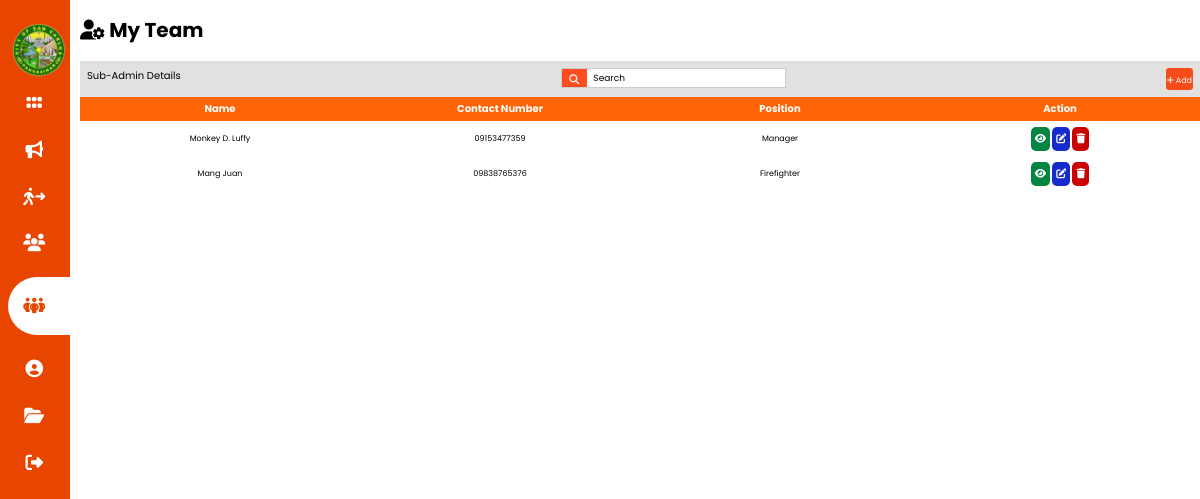
/admin/admin/sub_adminsearch.php (signed in), run on the app's committed database.
### tables this page shows
CREATE TABLE `sub_admin` (
  `id` int(11) NOT NULL,
  `name` varchar(255) NOT NULL,
  `position` varchar(255) NOT NULL,
  `contact` varchar(30) NOT NULL,
  `username` varchar(30) NOT NULL,
  `password` varchar(100) NOT NULL,
  `photo` varchar(150) NOT NULL
);

### admin/admin/sub_adminsearch.php (the view, shortened to what this page needs)
<?php
include_once("connections/session.php");
$search = $_GET['search'];
$sql = "SELECT * FROM sub_admin WHERE name LIKE '%$search%' || position LIKE '%$search%' ORDER BY id ASC";
$admin = $conn->query($sql) or die($conn->error);
$row = $admin->fetch_assoc();
?>
<!DOCTYPE html>
<html lang="en">
<head>
    <link rel="stylesheet" href="css/nav.css">
    <link rel="stylesheet" href="css/tables.css">
</head>
<body>
    <div class="sidebar">
        <div class="side-brand">
        <img src="img/scclogo.png" alt="">
        </div>
        <div class="side-menu">
            <ul>
            <li>
                    <a href="dashboard.php"><i class="fa-solid fa-grip"></i>
                    </a>
                </li>
                <li>
                    <a href="announce.php"><i class="fa-solid fa-bullhorn"></i>
                    </a>
                </li>
                <li>
                    <a href="evacuation.php"><i class="fa-solid fa-person-walking-arrow-right"></i>
                    </a>
                </li>
                <li>
                    <a href="user.php"><i class="fa-solid fa-users"></i>
                    </a>
                </li>
                <li>
                    <a href="sub_admin.php" class="active"><i class="fa-solid fa-people-group"></i>
                    </a>
                </li>
                <li>
                    <a href="admin.php"><i class="fa-solid fa-circle-user"></i>
                    </a>
                </li>
                <li>
                    <a href="report.php"><i class="fa-solid fa-folder-open"></i>
                    </a>
                </li>
                <li>
                    <a href="logout.php"><i class="fa-solid fa-right-from-bracket"></i>
                    </a>
                </li>
            </ul>
        </div>
    </div>
    <div class="main-content">
        <header>
            <div class="header-title">
                <h1>
                <i class="fa-solid fa-user-gear"></i>
                My Team
                </h1>
            </div>
        </header>
        <div class="grid">
            <br>
            <div class="table">
        <div class="header">
            <p>Sub-Admin Details</p>
            <form action="sub_adminsearch.php" method="get">
            <div class="search">
            <button type="submit"><i class="fa-solid fa-magnifying-glass"></i></button>
                <input type="search" name="search" id="search" placeholder="Search">
            </div>
            </form>
            <div class="add">
                <button><a href="sub_adminadd.php"><i class="fa-solid fa-plus"></i> Add</a></button>
            </div>
        </div>
        <div class="table">
            <table>
                <thead>
                    <tr>
                    <th>Name</th>
                    <th>Contact Number</th>
                    <th>Position</th>
                    <th>Action</th>
                    </tr>
                </thead>
                <tbody>
                <?php do{ ?>
                <tr>
                    <td><?php echo $row['name'];?></td>
                    <td><?php echo $row['contact'];?></td>
                    <td><?php echo $row['position'];?></td>
                    <td>
                        <button class="buttons"><a href="sub_admindetails.php?ID=<?php echo $row['id'];?>"><i class="fa-solid fa-eye"></i></a></button>
                        <button class="buttons"><a href="sub_adminupdate.php?ID=<?php echo $row['id'];?>"><i class="fa-solid fa-pen-to-square"></i></a></button>
                        <button class="buttons" type="submit" name="delete"><a href="sub_admindelete.php?id=<?php echo $row['id'];?>"><i class="fa-solid fa-trash"></i></a></button>
                    </td>
                </tr>
                <?php }while($row = $admin->fetch_assoc()) ?>
               </tbody>
            </table>
        </div>
    </div>
    </div>
    </div>
</body>
</html>

### admin/admin/css/nav.css (style rules this page uses)
:root { --main-color: #e84600; --color-dark: #000000; --text-white: #ffffff; --color-grey: #b1b1b3; }
* { padding: 0; margin: 0; box-sizing: border-box; list-style: none; text-decoration: none; font-family: 'Poppins', sans-serif; }
.sidebar { width: 320px; position: fixed; left: 0; top: 0; height: 100%; background: var(--main-color); font-family: 'Fredoka One', cursive; }
.side-brand { height: 90px; padding-left: 1rem 0rem 1rem 2rem; }
.side-brand img { align-items: center; margin-top: 20px; width: 130px; height: 130px; margin-left: 4.5rem; }
.side-menu { margin-top: 80px; }
.side-menu li { width: 100%; margin-bottom: 1.3rem; padding-left: 1.5rem; }
.side-menu a { padding-left: 1.5rem; display: block; color: var(--text-white); font-size: 1.1rem; text-decoration: none !important; }
.side-menu a i { padding-right: 0.6rem; }
.side-menu a.active { background: var(--text-white); padding-top: 1rem; padding-bottom: 1rem; color: var(--main-color); border-radius: 30px 0px 0px 30px; }
.main-content { margin-left: 340px; margin-top: 15px; }
@media only screen and (max-width: 1200px) { .sidebar { width: 70px; } }
@media only screen and (max-width: 1200px) { .side-brand img { margin-top: 20px; width: 60px; height: 60px; margin-left: 0; } }
@media only screen and (max-width: 1200px) { .sidebar .side-brand, .sidebar li { padding-left: 0.5rem; text-align: center; } }
@media only screen and (max-width: 1200px) { .sidebar li a { padding-left: 0rem; } }
@media only screen and (max-width: 1200px) { .side-menu { margin-top: 0rem; } }
@media only screen and (max-width: 1200px) { .main-content { margin-left: 5rem; font-size: 10px; position: fixed; } }

### data on the page
sub_admin: name "Monkey D. Luffy", contact "09153477359", position "Manager"
sub_admin: name "Mang Juan", contact "09838765376", position "Firefighter"
